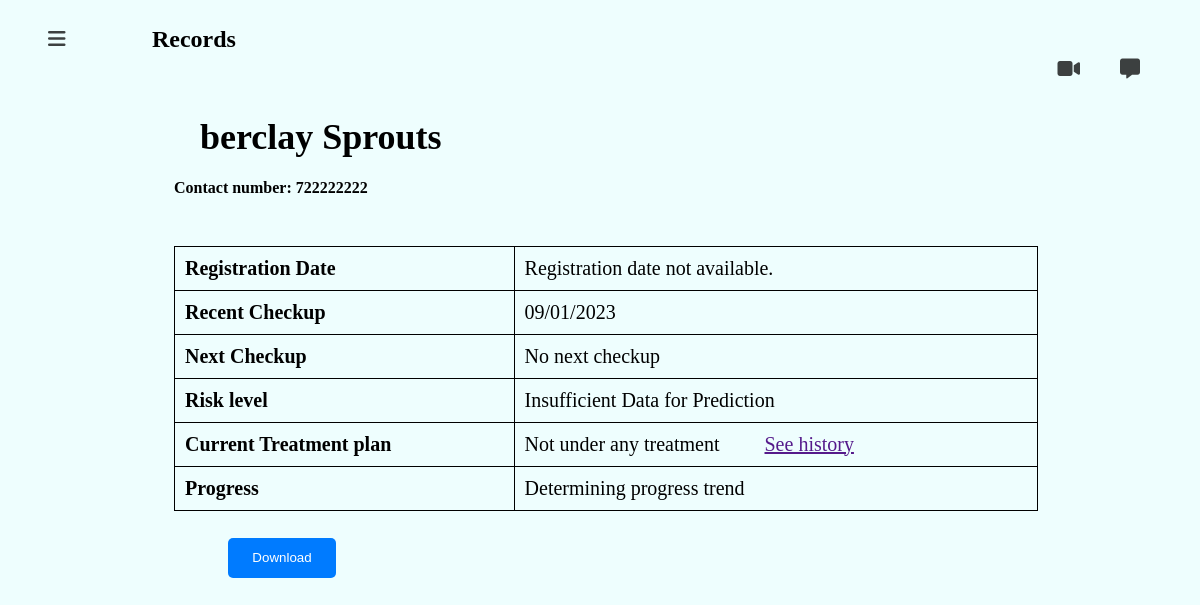
/doctors/single-patient-records.php?p=13 (signed in), run on the app's committed database.
### tables this page shows
CREATE TABLE `regpatients` (
  `id` int(11) NOT NULL,
  `firstName` varchar(50) NOT NULL,
  `lastName` varchar(50) NOT NULL,
  `emailAddress` varchar(50) NOT NULL,
  `institution` varchar(100) NOT NULL,
  `password` text DEFAULT NULL,
  `illness` varchar(200) NOT NULL,
  `address` varchar(200) NOT NULL,
  `age` int(11) NOT NULL,
  `gender` varchar(10) NOT NULL,
  `phoneNumber` varchar(12) NOT NULL,
  `status` int(11) NOT NULL,
  `profilePhoto` blob NOT NULL,
  `date_registered` datetime NOT NULL DEFAULT current_timestamp(),
  `date_updated` datetime NOT NULL DEFAULT current_timestamp() ON UPDATE current_timestamp()
);

CREATE TABLE `appointments` (
  `appointmentID` int(8) NOT NULL,
  `patientID` int(8) NOT NULL,
  `doctorID` int(8) NOT NULL,
  `appointmentDate` varchar(10) DEFAULT NULL,
  `appointmentTime` varchar(8) DEFAULT NULL,
  `pConfirmed` tinyint(1) NOT NULL,
  `cancelled` tinyint(1) NOT NULL
);

### risk-prediction.php (called while the page is built, shortened)
<?php
include_once 'conn.php';
$userID = $_SESSION['id'];
for ($i = 0; $i < 7; $i++) {
    $sleepTableName = 'patientsleeplog';
    $mealsTableName = 'patientsmeallog';
    $exerciseTableName = 'patientsexerciselog';
    $sleepData = array();
    $mealsData = array();
    $exerciseData = array();
    $riskLevels = array();
    fetchDataForDay($conn, $userID, $sleepTableName, $sleepData, $mealsData, $exerciseData, $riskLevels, $i);
    fetchDataForDay($conn, $userID, $mealsTableName, $sleepData, $mealsData, $exerciseData, $riskLevels, $i);
    fetchDataForDay($conn, $userID, $exerciseTableName, $sleepData, $mealsData, $exerciseData, $riskLevels, $i);
    if (count($riskLevels) > 0) {
        $samples = [];
        foreach ($riskLevels as $key => $value) {
            $samples[] = [$sleepData[$key], $mealsData[$key], $exerciseData[$key]];
        }
        $labels = $riskLevels;
        $classifier = new KNearestNeighbors();
        $classifier->train($samples, $labels);
        $latestData = [$sleepData[count($riskLevels) - 1], $mealsData[count($riskLevels) - 1], $exerciseData[count($riskLevels) - 1]];
        $predictedRiskLevel = $classifier->predict($latestData);
    } else {
        $predictedRiskLevel = 3;
    }
}
?>

### doctors/single-patient-records.php (the view, shortened to what this page needs)
<!DOCTYPE html>
<html lang="en">
<head>
    <link rel="stylesheet" href="../style.css">
</head>
<body class="profileBody" id="profileBody" >
    <div class="header">
        <?php include_once '../notif-menu.php';?>
    </div>
    <div class="mainBody" id="patient-records-section">
    <section class="main-section">
        <div class="records-header" style="flex-direction:column;justify-content: unset;">
            <?php
            $pID = isset($_GET['p']) ? $_GET['p'] : $_SESSION['id'];
            $stmt = mysqli_query($conn,"SELECT * FROM regPatients where id='$pID'");
            if (mysqli_num_rows($stmt) > 0) {
                while($result = mysqli_fetch_array($stmt)) {
            ?>
            <h2 style="width: 30%;"><?php echo $result["firstName"] .' '.$result["lastName"]?></h2>
            <h4><strong>Contact number:</strong>  <?php echo $result["phoneNumber"] ?></h4>
        </div>
        <table>
        <tr>
            <th>Registration Date</th>
            <td><?php
            if (isset($result["registrationDate"]) && $result["registrationDate"] !== null) {
                $regDate = new DateTime($result["registrationDate"]);
                echo $regDate->format('m/d/Y');
            } else {
                echo "Registration date not available.";
            }
             ?></td>
        </tr>
        <?php
        $sql = mysqli_query($conn, "SELECT appointmentDate FROM appointments WHERE patientID='$pID' ORDER BY appointmentDate");
        $recentCheckupDate = null;
        $nextCheckupDate = null;
        if (mysqli_num_rows($sql) > 0) {
            $currentDate = new DateTime();
            while ($result = mysqli_fetch_array($sql)) {
                $appointmentDate = new DateTime($result["appointmentDate"]);
                if ($appointmentDate < $currentDate) {
                    $recentCheckupDate = $appointmentDate;
                }
                elseif ($appointmentDate > $currentDate) {
                    $nextCheckupDate = $appointmentDate;
                    break;
                }
            }
        }
        echo '<tr>';
        echo '<th>Recent Checkup</th>';
        echo '<td>';
        if ($recentCheckupDate) {
            echo $recentCheckupDate->format('m/d/Y');
        } else {
            echo 'No recent checkup';
        }
        echo '</td>';
        echo '</tr>';
        echo '<tr>';
        echo '<th>Next Checkup</th>';
        echo '<td>';
        if ($nextCheckupDate) {
            echo $nextCheckupDate->format('m/d/Y');
        } else {
            echo 'No next checkup';
        }
        echo '</td>';
        echo '</tr>';
        ?>
<tr>
    <th>Risk level</th>
    <td><?php
        include '../risk-prediction.php';
        if (isset($predictedRiskLevel)) {
            $status = $predictedRiskLevel;
            switch ($status) {
                case 3:
                    echo "Insufficient Data for Prediction";
            }
        } else {
            echo "Risk level undetermined.";
        }
    ?></td>
</tr>
<tr>
    <th>Current Treatment plan</th>
    <td><?php
if (isset($result['dosage'])) {
    echo $result['dosage'];
} else {
    echo "Not under any treatment";
    ?>
    <a href="">See history</a>
    <?php
}
?></td>
        </tr>
        <tr>
            <th>Progress</th>
            <td>
            <?php
        if (isset($predictedRiskLevel)) {
            $status = $predictedRiskLevel;
            switch ($status) {
                default:
                    echo "Determining progress trend";
                }
        } else {
            echo "Progress trend undetermined.";
        }
        ?>
            </td>
        </tr>
        <?php
        }}
        ?>
        </table>
        <button class="records-print-btn" onclick="print1patientRecord()">Download</button>
        </section>
    </div>
</body>
</html>

### style.css (style rules this page uses)
* { box-sizing: border-box; }
.home, .reg-body, .dash-body, .profileBody, .privacy-policy-body { display: flex; flex-direction: column; background-color: rgba(190, 252, 254, 0.25); margin: 0; }
.privacy-policy-body h1, h2 { margin:3%; }
.mainBody, #editProfileSection, #doctor-records-section { display: flex; flex-direction: row; }
.mainBody section { width: 90%; }
.main-section { margin-left: 10%; }
.header { margin-left: 4%; margin-top: 1.5%; display: flex; flex-direction: row; justify-content: space-between; }
.records-print-btn { width: 10%; color: white; margin-left: 3%; margin-top: 2.5%; }
.cancel, .confirm, .overlay .dialog-box-btn, .records-print-btn { margin-right: 10px; width: 30%; margin-left: 7.5%; height: 3em; border-radius: 5px; border: none; }
.dialog-box-btn, .records-print-btn { background-color: #007bff; }
.records-print-btn { width: 10%; margin-left: 10%; }
#doctor-records-section section,#patient-records-section section, #dash-body section { display: flex; flex-direction: column; margin-top: 1.25%; }
#doctor-records-section table, #patient-records-section table { width: 80%; margin-left: 5%; font-size: 1.25em; border-collapse: collapse; }
.records-header { margin-left: 5%; padding: 0; }
#doctor-records-section tr, #patient-records-section tr { width: 100%; }
td,th { padding: 0.5em; }
table, th, td { border: 1px solid; text-align: left; border-collapse: collapse; }
.records-header { width: 80%; margin-bottom: 2.5%; display:flex; flex-direction:row; justify-content: space-between; }
.records-header h2 { font-size: 2.25em; width: auto; margin-block-end: 0; margin-block-start: 0em; }

### data on the page
regpatients: firstName "berclay", lastName "Sprouts", phoneNumber "722222222", appointments.appointmentDate "09/01/2023"

### other printed values
headerName() "Records"
